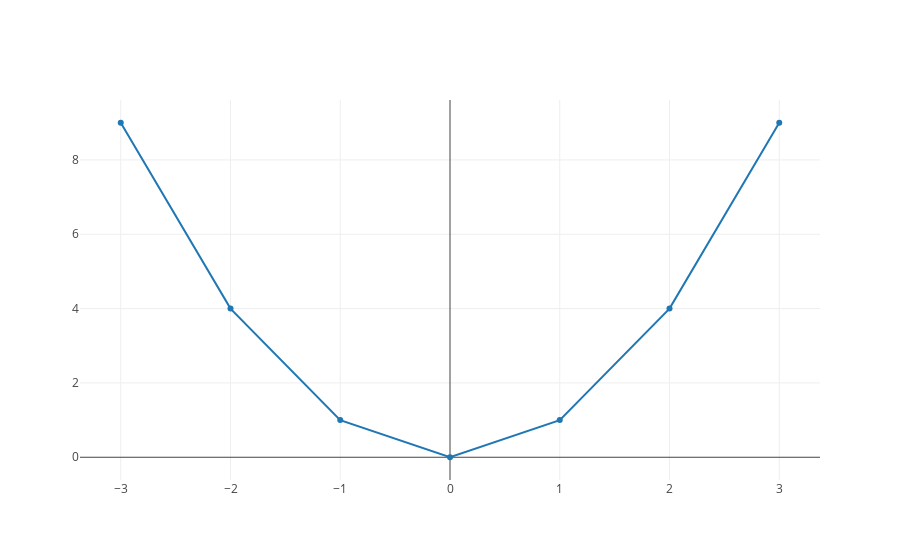

The cell this chart's notebook holds for it:
### Code cell
plot([x_squared_trace])

### Figure 1 — Plotly figure (JSON) as saved in the notebook; plotly's stock layout.template omitted (floating-point values rounded to 4 significant figures)
{"data": [{"x": [-3, -2, -1, 0, 1, 2, 3], "y": [9, 4, 1, 0, 1, 4, 9]}], "layout": {}}
